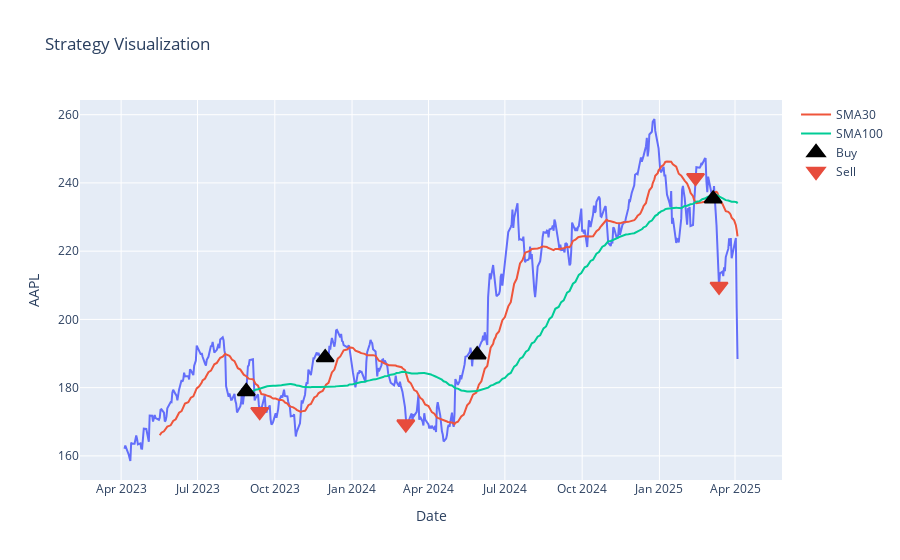

The cell this chart's notebook holds for it:
### Markdown cell above
## Visualize the data and the strategy

### Code cell
import plotly.graph_objects as go

fig = px.line(data, y="AAPL", title='Strategy Visualization', labels = {'index':'Date'})
fig.add_scatter(x=data.index,y=data['SMA'+str(window1)], mode='lines',name='SMA'+str(window1))
fig.add_scatter(x=data.index,y=data['SMA'+str(window2)], mode='lines',name='SMA'+str(window2))

fig.add_trace(go.Scatter(mode="markers", x=data.index, y=data.BuySignalPrice, marker_symbol='triangle-up',
                           marker_line_color="#000000", marker_color="#000000",
                           marker_line_width=2, marker_size=15, name='Buy'))

fig.add_trace(go.Scatter(mode="markers", x=data.index, y=data.SellSignalPrice, marker_symbol='triangle-down',
                           marker_line_color="#E74C3C", marker_color="#E74C3C",
                           marker_line_width=2, marker_size=15, name='Sell'))
fig.show()

### Figure 1 — Plotly figure (JSON) as saved in the notebook; plotly's stock layout.template omitted (floating-point values rounded to 4 significant figures; data arrays with more than 128 entries replaced by an {"elided": "..."} marker saying what was removed)
{"data": [{"hovertemplate": "Date=%{x}<br>AAPL=%{y}<extra></extra>", "legendgroup": "", "line": {"color": "#636efa", "dash": "solid"}, "marker": {"symbol": "circle"}, "mode": "lines", "name": "", "orientation": "v", "showlegend": false, "type": "scatter", "x": {"elided": "502 str values"}, "xaxis": "x", "y": {"elided": "502 float values"}, "yaxis": "y"}, {"mode": "lines", "name": "SMA30", "type": "scatter", "x": {"elided": "502 str values"}, "y": {"elided": "502 float values"}}, {"mode": "lines", "name": "SMA100", "type": "scatter", "x": {"elided": "502 str values"}, "y": {"elided": "502 float values"}}, {"marker": {"color": "#000000", "line": {"color": "#000000", "width": 2}, "size": 15, "symbol": "triangle-up"}, "mode": "markers", "name": "Buy", "type": "scatter", "x": {"elided": "502 str values"}, "y": {"elided": "502 float values"}}, {"marker": {"color": "#E74C3C", "line": {"color": "#E74C3C", "width": 2}, "size": 15, "symbol": "triangle-down"}, "mode": "markers", "name": "Sell", "type": "scatter", "x": {"elided": "502 str values"}, "y": {"elided": "502 float values"}}], "layout": {"legend": {"tracegroupgap": 0}, "title": {"text": "Strategy Visualization"}, "xaxis": {"anchor": "y", "domain": [0, 1], "title": {"text": "Date"}}, "yaxis": {"anchor": "x", "domain": [0, 1], "title": {"text": "AAPL"}}}}
